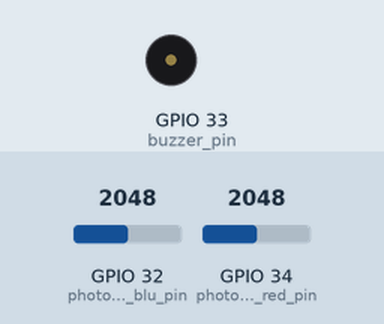
Recording of a sketch running on a simulated ESP32. Parts: buzzer (waves = sounding, pin HIGH). The inputs (shaded band) are chosen by the test bench; at power-on: GPIO 32 (photoresistore_blu_pin) = 2048, GPIO 34 (photoresistore_red_pin) = 2048. WiFi joins after 1.5 s; servers stay silent unless stated.

Above: at 3.2 s.
3.3 s: GPIO 32 (photoresistore_blu_pin) set to 1228
At 3.4 s:
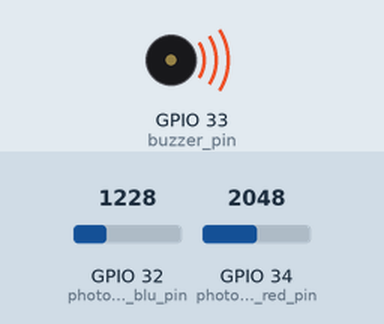
5.0 s: GPIO 32 (photoresistore_blu_pin) set to 1974
8.0 s: GPIO 32 (photoresistore_blu_pin) set to 2071
At 8.7 s:
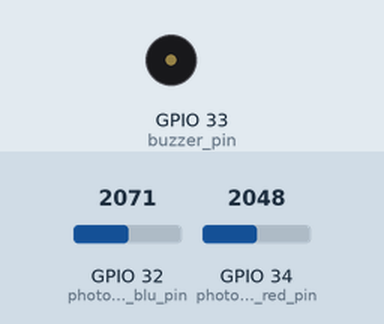
Timing chart, 0 to 11.0 s (numbered marks = the images above; inputs shaded):
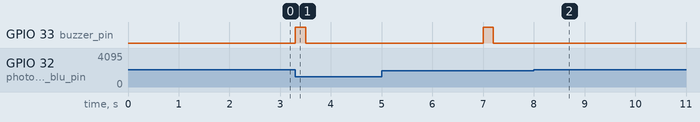

The sketch:

main.ino
```cpp
#include <WiFi.h>
#include <ESPmDNS.h>
#include <WiFiUdp.h>
#include <HTTPClient.h>

#define buzzer_pin 33
#define photoresistore_blu_pin 32
#define photoresistore_red_pin 34
#define soglia 2000

const char* ssid = "OPPO A52";
const char* password = "internet";

String ServerName = "http://ec2-34-250-23-168.eu-west-1.compute.amazonaws.com/increment/";

void checkgoal_blu();
void checkgoal_red();
void checkconnection();
void httpget(int team);

void setup() {
  checkconnection();
  pinMode(buzzer_pin,OUTPUT);
}

void loop() {
  checkgoal_red();
  checkgoal_blu();
  delay(1);
}

void checkconnection(){
  WiFi.mode(WIFI_STA);
  WiFi.begin(ssid, password);
  while (WiFi.status() != WL_CONNECTED) delay(1000);
}

void checkgoal_red(){
  int analogValue = analogRead(photoresistore_red_pin);
  if(analogValue<soglia){
    digitalWrite(buzzer_pin,HIGH);
    httpget(0);
    digitalWrite(buzzer_pin,LOW);
    delay(3500);
  }

}

void checkgoal_blu(){
  int analogValue = analogRead(photoresistore_blu_pin);
  if(analogValue<soglia){
    digitalWrite(buzzer_pin,HIGH);
    httpget(1);
    digitalWrite(buzzer_pin,LOW);
    delay(3500);
  }

}

void httpget(int team){
  if ((WiFi.status() == WL_CONNECTED)) { //Check the current connection status
    HTTPClient http;
    String NameRequest = ServerName + String(team) + String("/eyJhbGciOiJIUzI1NiIsInR5cCI6IkpXVCJ9");
    http.begin(NameRequest); //Specify the URL
    int httpCode = http.GET();                                        //Make the requesT
    http.end(); //Free the resources
  }
}
```

Measured:
- the behaviour switches between 1999 and 2000 on GPIO 32 (photoresistore_blu_pin) (found by bisection; images 1 and 2)
- after the input at 3.3 s, GPIO 33 (buzzer_pin): LOW → HIGH at once, → LOW 0.20 s later
- after the input at 8.0 s, GPIO 33 (buzzer_pin): stops changing and stays LOW
